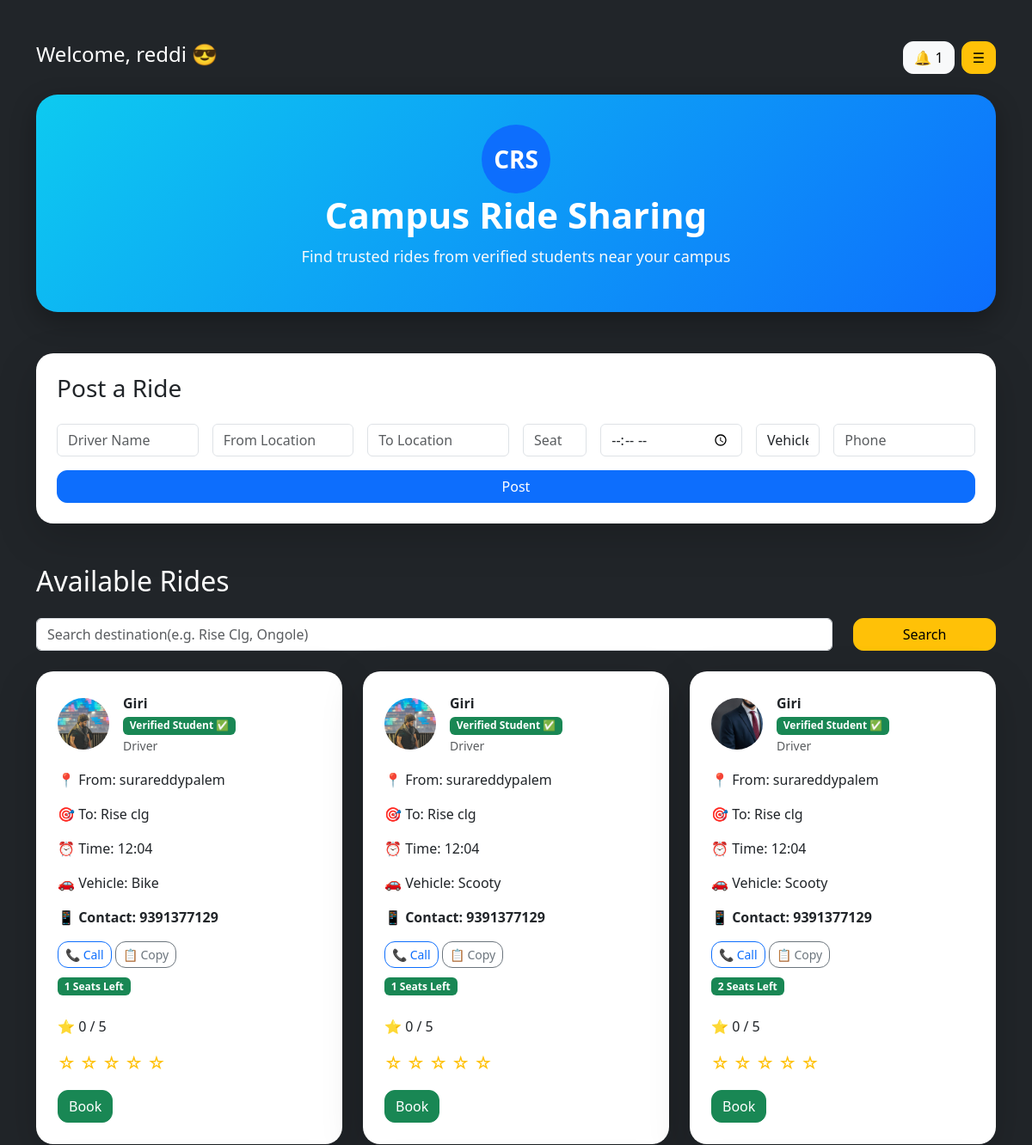
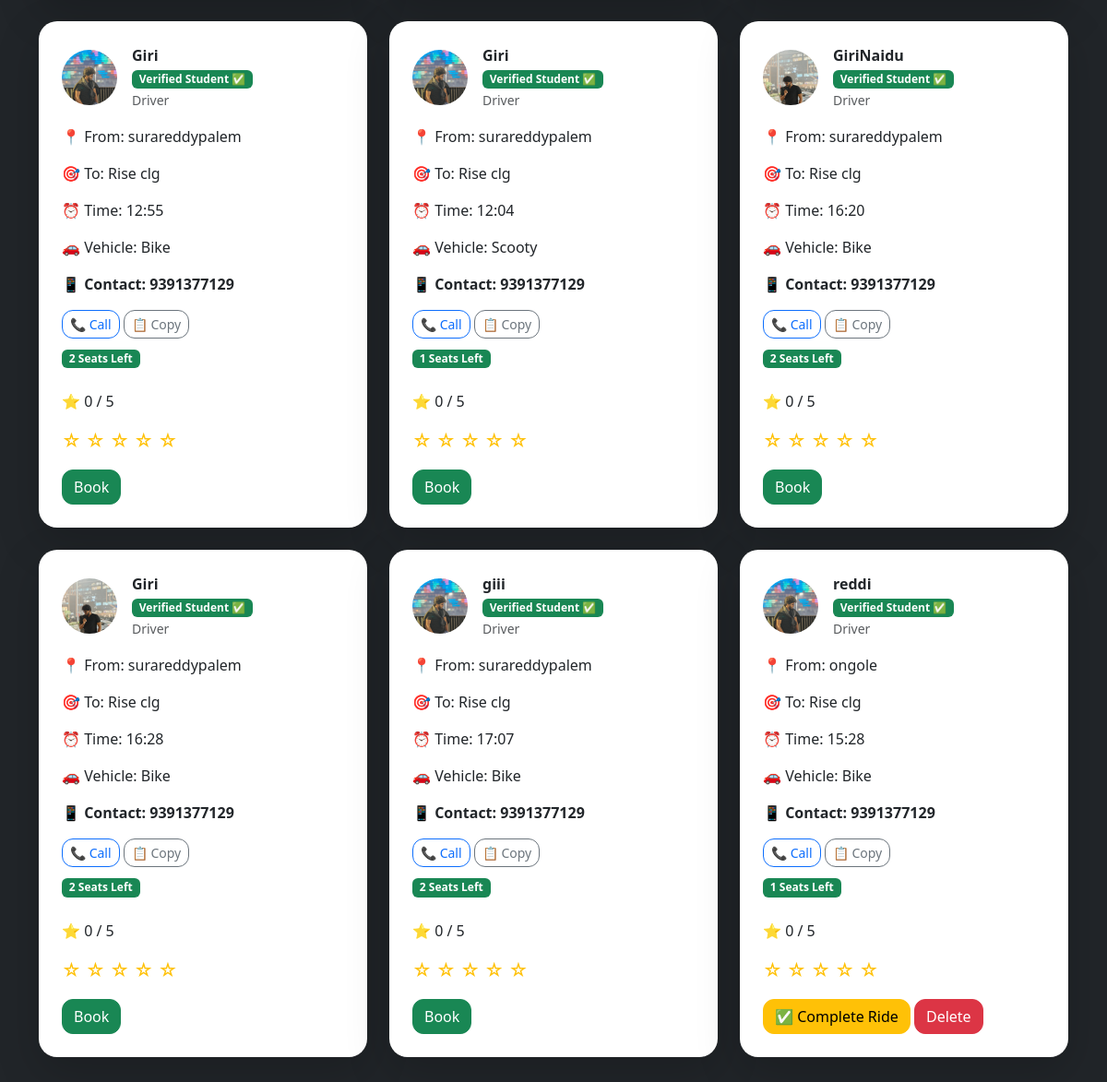
Page / (signed in) on the committed database (2 pictures, top to bottom).
### tables this page shows
CREATE TABLE rides (
    id INTEGER PRIMARY KEY AUTOINCREMENT,
    username TEXT,
    name TEXT,
    from_location TEXT,
    destination TEXT,
    seats INTEGER,
    time TEXT,
    vehicle TEXT,
    phone TEXT,
    rating INTEGER DEFAULT 0,
    completed INTEGER DEFAULT 0
);

CREATE TABLE users (
    id INTEGER PRIMARY KEY AUTOINCREMENT,
    username TEXT,
    password TEXT,
    image TEXT,
    college_id TEXT,
    email TEXT
);

### app.py (the view, shortened to what this page needs)
@app.route("/", methods=["GET", "POST"])
def home():
    if "user" not in session:
        return redirect("/login")
    conn = connect_db()
    cursor = conn.cursor()
    search = request.args.get("search")
    if search:
        cursor.execute("""
            SELECT rides.id,
                rides.username,
                rides.name,
                rides.from_location,
                rides.destination,
                rides.seats,
                rides.time,
                rides.vehicle,
                rides.phone,
                rides.rating,
                users.image,
                users.college_id
            FROM rides
            JOIN users ON rides.username = users.username
            WHERE LOWER(rides.destination) LIKE LOWER(?)
            AND rides.seats > 0
            AND rides.completed = 0
        """, ('%' + search + '%',))
    else:
        cursor.execute("""
            SELECT rides.id,
                rides.username,
                rides.name,
                rides.from_location,
                rides.destination,
                rides.seats,
                rides.time,
                rides.vehicle,
                rides.phone,
                rides.rating,
                users.image,
                users.college_id
            FROM rides
            JOIN users ON rides.username = users.username
            WHERE rides.seats > 0
            AND rides.completed = 0
        """)
    rides = cursor.fetchall()
    cursor.execute(
        "SELECT message FROM notifications WHERE username=?",
        (session["user"],)
    )
    notifications = cursor.fetchall()
    conn.close()
    return render_template(
        "index.html",
        rides=rides,
        user=session["user"],
        notifications=notifications
    )

### app.py (called while the page is built)
def connect_db():
    return sqlite3.connect("rides.db")

### templates/index.html (shortened to what this page needs)
<!DOCTYPE html>
<html lang="en">
<head>
    <link href="https://cdn.jsdelivr.net/npm/bootstrap@5.3.3/dist/css/bootstrap.min.css" rel="stylesheet">
    <link rel="stylesheet" href="{{ url_for('static', filename='style.css') }}">
</head>
<body class="bg-dark text-white">
<div class="container py-5">
    <div class="d-flex justify-content-between align-items-center mb-4">
        <h4>Welcome, {{ user }} 😎</h4>
        <div class="d-flex gap-2">
            <button class="btn btn-light"
                    data-bs-toggle="offcanvas"
                    data-bs-target="#notifications">
                🔔 {{ notifications|length }}
            </button>
            <button class="btn btn-warning"
                    data-bs-toggle="offcanvas"
                    data-bs-target="#menu">
                ☰
            </button>
        </div>
    </div>
    <div class="text-center mb-5 hero-box">
        <div class="app-logo">
            CRS
        </div>
        <h1 class="hero-title">
            Campus Ride Sharing
        </h1>
        <p class="hero-subtitle">
            Find trusted rides from verified students near your campus
        </p>
    </div>
    <div class="card p-4 shadow-lg mb-5">
        <h3 class="mb-4 text-dark">Post a Ride</h3>
        <form method="POST">
            <div class="row g-3">
                <div class="col-md-2">
                    <input type="text" name="name" class="form-control" placeholder="Driver Name" required>
                </div>
                <div class="col-md-2">
                    <input type="text" name="from_location" class="form-control" placeholder="From Location" required>
                </div>
                <div class="col-md-2">
                    <input type="text" name="destination" class="form-control" placeholder="To Location" required>
                </div>
                <div class="col-md-1">
                    <input type="number" name="seats" class="form-control" placeholder="Seats" required>
                </div>
                <div class="col-md-2">
                    <input type="time" name="time" class="form-control" required>
                </div>
                <div class="col-md-1">
                    <select name="vehicle" class="form-control" required>
                        <option value="">Vehicle</option>
                    </select>
                </div>
                <div class="col-md-2">
                    <input type="text" name="phone" class="form-control" placeholder="Phone" required>
                </div>
                <div class="col-md-12">
                    <button type="submit" class="btn btn-primary w-100">Post</button>
                </div>
            </div>
        </form>
    </div>
    <h2 class="mb-4">Available Rides</h2>
    <form method="GET" class="mb-4">
        <div class="row">
            <div class="col-md-10">
                <input type="text" name="search" class="form-control" placeholder="Search destination(e.g. Rise Clg, Ongole)">
            </div>
            <div class="col-md-2">
                <button type="submit" class="btn btn-warning w-100">Search</button>
            </div>
        </div>
    </form>
    <div class="row">
        {% for ride in rides %}
        <div class="col-md-4 mb-4">
            <div class="card shadow-lg h-100">
                <div class="card-body">
                    <div class="d-flex align-items-center mb-3">
                        <img src="{{ url_for('uploaded_file', filename=ride[10]) }}"
                             width="60"
                             height="60"
                             class="rounded-circle me-3"
                             style="object-fit:cover;">
                        <div>
                            <strong class="text-dark">{{ ride[2] }}</strong>
                            <br>
                            <span class="badge bg-success">
                                Verified Student ✅
                            </span>
                            <br>
                            <small class="text-muted">Driver</small>
                        </div>
                    </div>
                    <p class="text-dark">📍 From: {{ ride[3] }}</p>
                    <p class="text-dark">🎯 To: {{ ride[4] }}</p>
                    <p class="text-dark">⏰ Time: {{ ride[6] }}</p>
                    <p class="text-dark">🚗 Vehicle: {{ ride[7] }}</p>
                    <p class="text-dark fw-bold">📱 Contact: {{ ride[8] }}</p>
                    <a href="tel:{{ ride[8] }}"
                       class="btn btn-outline-primary btn-sm mb-2">
                        📞 Call
                    </a>
                    <button onclick="copyPhone('{{ ride[8] }}')"
                            class="btn btn-outline-secondary btn-sm mb-2">
                        📋 Copy
                    </button>
                    <br>
                    <span class="badge bg-success mb-3">
                        {{ ride[5] }} Seats Left
                    </span>
                    <p class="mt-2 text-dark">
                        ⭐ {{ ride[9] }} / 5
                    </p>
                    <div class="mb-3 fs-5">
                        <a href="/rate/{{ ride[0] }}/1" class="text-warning text-decoration-none">☆</a>
                        <a href="/rate/{{ ride[0] }}/2" class="text-warning text-decoration-none">☆</a>
                        <a href="/rate/{{ ride[0] }}/3" class="text-warning text-decoration-none">☆</a>
                        <a href="/rate/{{ ride[0] }}/4" class="text-warning text-decoration-none">☆</a>
                        <a href="/rate/{{ ride[0] }}/5" class="text-warning text-decoration-none">☆</a>
                    </div>
                    {% if user == ride[1] %}
                        <a href="/complete_ride/{{ ride[0] }}"
                           class="btn btn-warning">
                            ✅ Complete Ride
                        </a>
                        <a href="/delete/{{ ride[0] }}"
                           class="btn btn-danger">
                            Delete
                        </a>
                    {% else %}
                        <a href="/book/{{ ride[0] }}"
                           class="btn btn-success">
                            Book
                        </a>
                    {% endif %}
                </div>
            </div>
        </div>
        {% endfor %}
    </div>
</div>
</body>
</html>

### static/style.css (style rules this page uses)
body { transition: 0.5s; }
.hero-box { background: linear-gradient(135deg, #0dcaf0, #0d6efd); padding: 35px 20px; border-radius: 25px; box-shadow: 0 10px 30px rgba(0,0,0,0.3); }
.hero-title { color: white; font-weight: 800; font-size: 42px; }
.hero-subtitle { color: #f8f9fa; font-size: 18px; margin-top: 10px; }
.card { border: none; border-radius: 20px; overflow: hidden; transition: 0.3s; }
.card-body { padding: 25px; }
.btn { border-radius: 12px; }
.app-logo { width:80px; height:80px; border-radius:50%; background:#0d6efd; color:white; font-weight:bold; font-size:28px; display:flex; justify-content:center; align-items:center; margin:auto; }

### rows in the picture
rides: image (picture), name "Giri", from_location "surareddypalem", destination "Rise clg", time "12:04", vehicle "Bike", phone "9391377129", seats "1", rating "0"
rides: image (picture), name "Giri", from_location "surareddypalem", destination "Rise clg", time "12:04", vehicle "Scooty", phone "9391377129", seats "1", rating "0"
rides: image (picture), name "Giri", from_location "surareddypalem", destination "Rise clg", time "12:04", vehicle "Scooty", phone "9391377129", seats "2", rating "0"
rides: image (picture), name "Giri", from_location "surareddypalem", destination "Rise clg", time "12:55", vehicle "Bike", phone "9391377129", seats "2", rating "0"
rides: image (picture), name "Giri", from_location "surareddypalem", destination "Rise clg", time "12:04", vehicle "Scooty", phone "9391377129", seats "1", rating "0"
rides: image (picture), name "GiriNaidu", from_location "surareddypalem", destination "Rise clg", time "16:20", vehicle "Bike", phone "9391377129", seats "2", rating "0"
rides: image (picture), name "Giri", from_location "surareddypalem", destination "Rise clg", time "16:28", vehicle "Bike", phone "9391377129", seats "2", rating "0"
rides: image (picture), name "giii", from_location "surareddypalem", destination "Rise clg", time "17:07", vehicle "Bike", phone "9391377129", seats "2", rating "0"
rides: image (picture), name "reddi", from_location "ongole", destination "Rise clg", time "15:28", vehicle "Bike", phone "9391377129", seats "1", rating "0"

### other values in the picture
{{ user }} "reddi"
{{ notifications|length }} "1"
